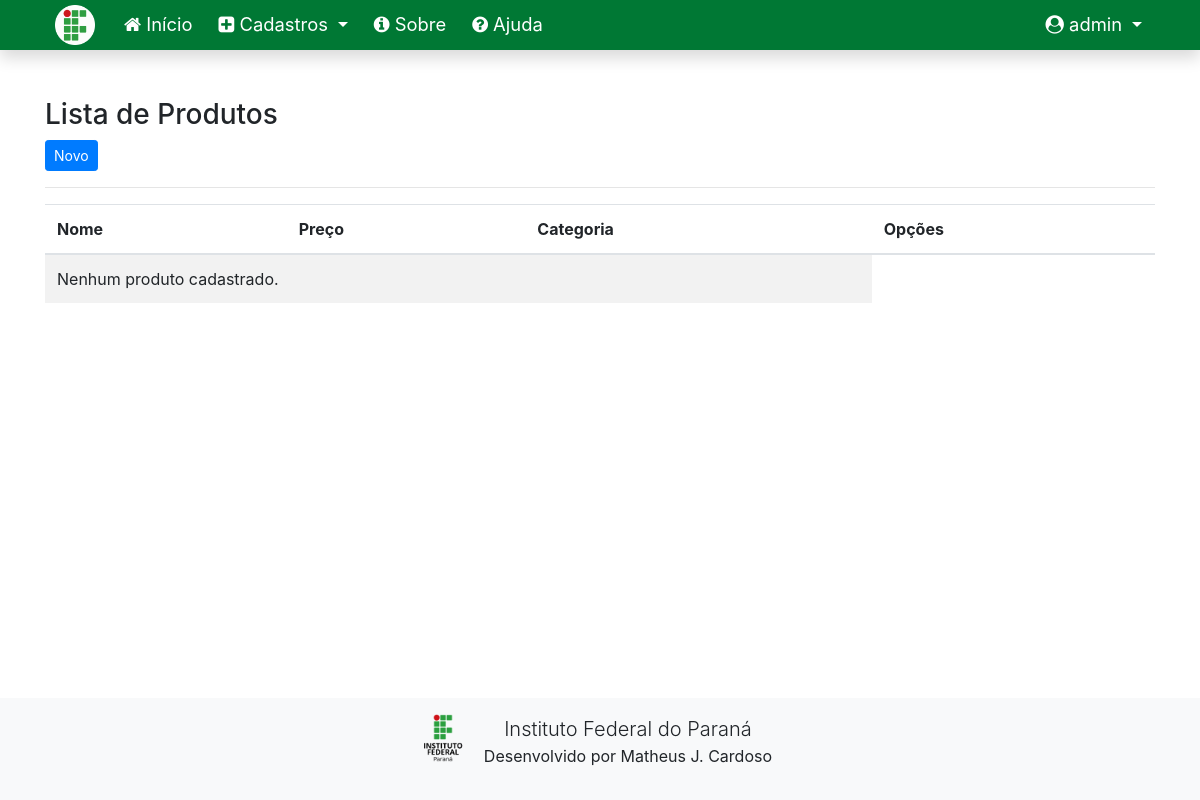
The app's page /listar/produto (signed in), older data.
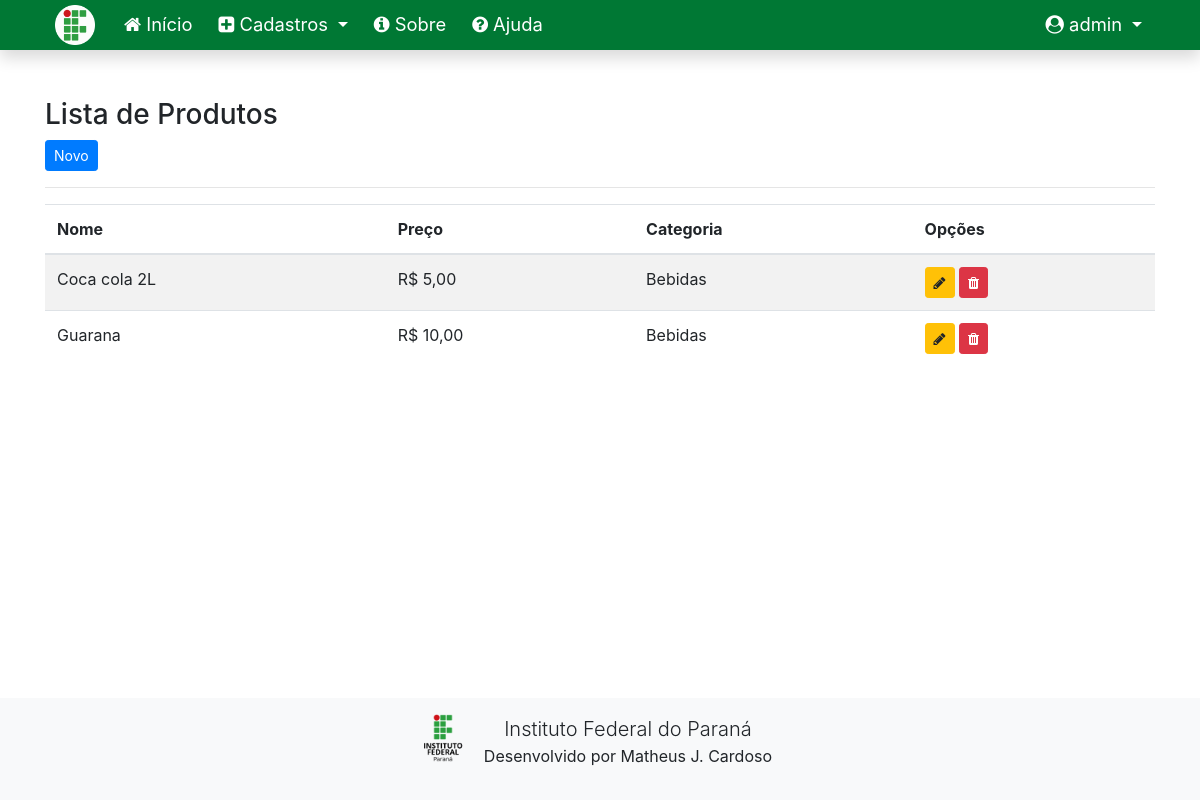
The same page, newer data.
### cadastros/models.py (models this page shows, shortened)
class Produto(models.Model):
    nome = models.CharField(max_length=150)
    preco = models.DecimalField(decimal_places=2, max_digits=5)
    categoria = models.ForeignKey(Categoria, on_delete=models.PROTECT)

class Categoria(models.Model):
    nome = models.CharField(max_length=150)
    def __str__(self):
        return "{}".format(self.nome)

### cadastros/views.py (the view)
# urls.py: path('listar/produto', ProdutoList.as_view(), name='listar-produto'),
class ProdutoList(GroupRequiredMixin, LoginRequiredMixin, ListView):
    login_url = reverse_lazy('login')
    group_required = u"Administrador"
    model = Produto
    template_name = 'cadastros/listas/produto.html'

### cadastros/templates/cadastros/listas/produto.html (shortened to what this page needs)
{% extends 'paginas/modelo.html' %}
{% load static %}
{% block conteudo %}
<h3>Lista de Produtos</h3>
<a href="{% url 'cadastros-produtos' %}" class="btn btn-primary btn-sm">Novo</a>
<hr>
<div class="table-responsive">
    <table class="table table-striped" id="tabela-listar">
        <thead>
            <tr>
                <th>Nome</th>
                <th>Preço</th>
                <th>Categoria</th>
                <th>Opções</th>
            </tr>
        </thead>
        <tbody>
            {% for produto in object_list %}
            <tr>
                <td>{{ produto.nome }}</td>
                <td>R$ {{ produto.preco }}</td>
                <td>{{ produto.categoria }}</td>
                <td>
                    <a href="{% url 'editar-produto' produto.pk %}" class="btn btn-warning btn-sm">
                        <i class="fa fa-pencil" aria-hidden="true"></i>
                    </a>
                    <a href="{% url 'excluir-produto' produto.pk %}" class="btn btn-danger btn-sm">
                        <i class="fa fa-trash" aria-hidden="true"></i>
                    </a>
                </td>
            </tr>
            {% empty %}
            <tr>
                <td colspan="3">Nenhum produto cadastrado.</td>
            </tr>
            {% endfor %}
        </tbody>
    </table>
</div>
{% endblock %}

Row changes from the older to the newer data that the page shows:
added Produto: nome "Coca cola 2L", preco "5,00", categoria "Bebidas"
added Produto: nome "Guarana", preco "10,00", categoria "Bebidas"
Text that changed along with them:
text no longer shown: "Nenhum produto cadastrado."
